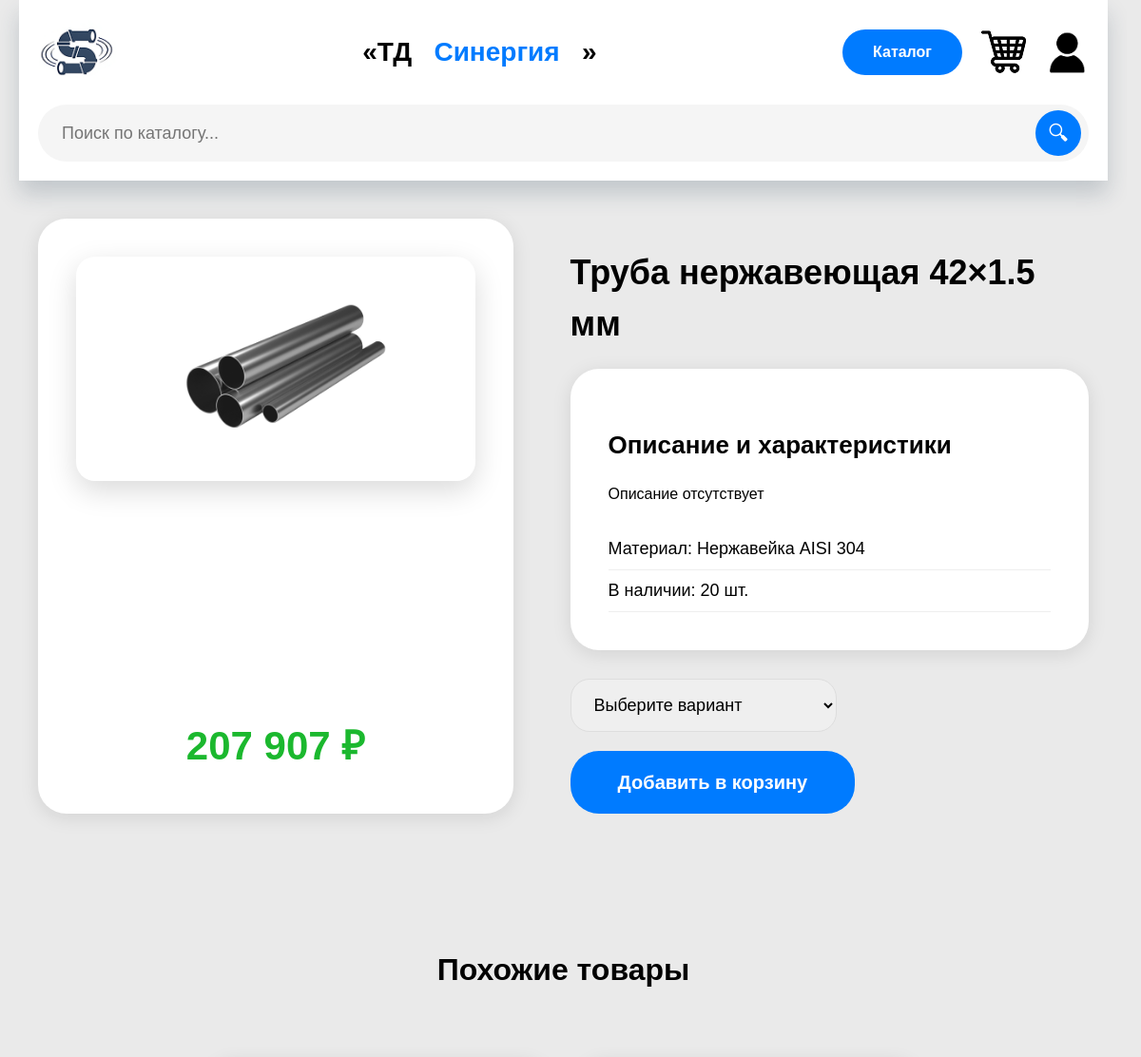
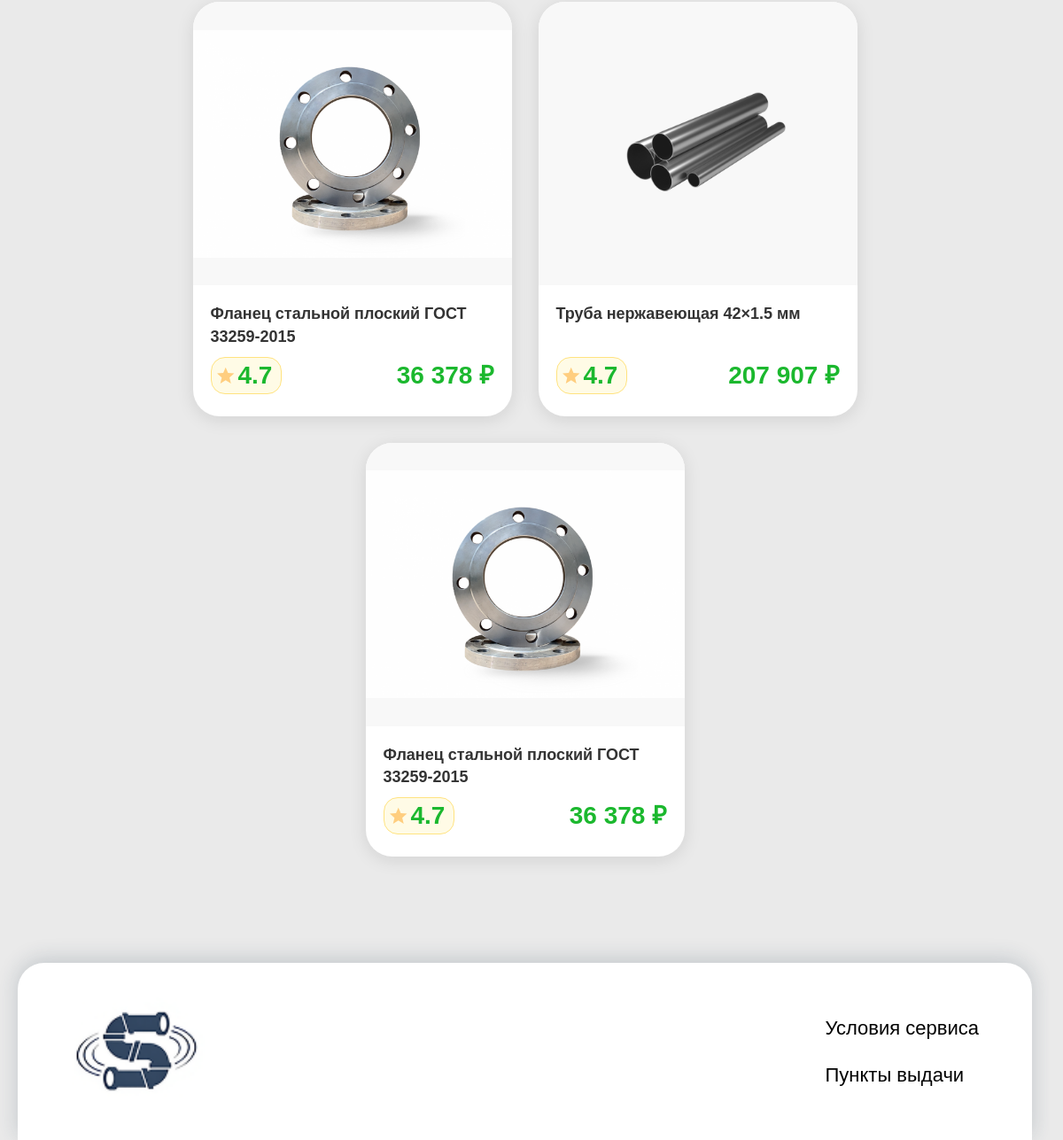
The page /pages/product.php?id=4 (signed in) on the database its author committed (2 pictures, top to bottom).
### tables this page shows
CREATE TABLE `products` (
  `id` int NOT NULL,
  `name` varchar(255) NOT NULL,
  `description` text,
  `price` decimal(12,2) NOT NULL,
  `image` varchar(255) DEFAULT NULL,
  `category_id` int DEFAULT NULL,
  `quantity` int DEFAULT '0',
  `du` varchar(50) DEFAULT NULL,
  `material` varchar(100) DEFAULT NULL,
  `created_at` datetime DEFAULT CURRENT_TIMESTAMP
);

### inc/functions.php (called while the page is built, shortened)
<?php
if (!function_exists('is_logged_in')) {
    function escape($string) {
        return htmlspecialchars($string, ENT_QUOTES, 'UTF-8');
    }
}
?>

### pages/product.php (the view, shortened to what this page needs)
<?php
require_once '../inc/functions.php';
$id = (int)($_GET['id'] ?? 0);
$stmt = $pdo->prepare("SELECT * FROM products WHERE id = ?");
$stmt->execute([$id]);
$product = $stmt->fetch();
$stmt = $pdo->query("SELECT id, name, price, image FROM products WHERE id != $id ORDER BY RAND() LIMIT 3");
$similar = $stmt->fetchAll();
?>
<!DOCTYPE html>
<html lang="ru">
<head>
    <link rel="stylesheet" href="../style/normalize.css">
    <link rel="stylesheet" href="../style/style.css">
</head>
<body>
    <div id="main_container">
        <?php include("../blocks/header.php"); ?>
        <section id="product_page">
            <div class="product_wrapper">
                <div class="product_gallery">
                    <img src="../uploads/<?= $product['image'] ?: 'no-photo.jpg' ?>" alt="<?= escape($product['name']) ?>">
                    <div class="product_price"><?= number_format($product['price'], 0, '', ' ') ?> ₽</div>
                </div>
                <div class="product_info">
                    <h1><?= escape($product['name']) ?></h1>
                    <div class="product_description">
                        <h2>Описание и характеристики</h2>
                        <p><?= nl2br(escape($product['description'] ?? 'Описание отсутствует')) ?></p>
                        <ul class="product_specs">
                            <?php if ($product['material']): ?>
                                <li>Материал: <?= escape($product['material']) ?></li>
                            <?php endif; ?>
                            <?php if ($product['quantity'] > 0): ?>
                                <li>В наличии: <?= $product['quantity'] ?> шт.</li>
                            <?php else: ?>
                                <li style="color:red;">Нет в наличии</li>
                            <?php endif; ?>
                        </ul>
                    </div>
                    <div class="product_buy">
                        <select class="size_select">
                            <option>Выберите вариант</option>
                        </select>
                        <form method="POST">
                            <button type="submit" name="add_to_cart" class="btn_add_to_cart">
                                Добавить в корзину
                            </button>
                        </form>
                    </div>
                </div>
            </div>
            <?php if (!empty($similar)): ?>
                <div id="main_product">
                    <h2 style="width:100%;text-align:center;margin:60px 0 40px;font-size:32px;">Похожие товары</h2>
                    <?php foreach ($similar as $p): ?>
                        <a href="product.php?id=<?= $p['id'] ?>" class="card_product">
                            <div class="product_first">
                                <img src="../uploads/<?= $p['image'] ?: 'no-photo.jpg' ?>" alt="<?= escape($p['name']) ?>">
                            </div>
                            <div class="product_second">
                                <p><?= escape($p['name']) ?></p>
                            </div>
                            <div class="product_last">
                                <div class="rating">
                                    <img src="../image/star.svg" alt="">
                                    <h1>4.7</h1>
                                </div>
                                <h1><?= number_format($p['price'], 0, '', ' ') ?> ₽</h1>
                            </div>
                        </a>
                    <?php endforeach; ?>
                </div>
            <?php endif; ?>
        </section>
        <?php include("../blocks/footer.php"); ?>
    </div>
</body>
</html>

### style/style.css (style rules this page uses)
:root { --max-width: 1480px; --color-main: #007BFF; --color-price: #1BB82E; --radius-big: 30px; --radius-small: 20px; }
*, *::before, *::after { box-sizing: border-box; }
body { margin: 0; font-family: Arial, sans-serif; background-color: #EAEAEA; min-width: 520px; }
#main_container { width: 100%; max-width: var(--max-width); margin: 0 auto; padding: 0 20px; }
#main_product { max-width: var(--max-width); margin: 80px auto 120px; display: flex; flex-wrap: wrap; gap: 30px; justify-content: center; padding: 0 20px; }
.card_product { width: 100%; max-width: 360px; background: white; border-radius: var(--radius-big); overflow: hidden; box-shadow: 0 4px 20px rgba(0,0,0,0.1); transition: transform 0.3s ease; text-decoration: none; justify-self: center; color: #000; display: flex; flex-direction: column; }
.product_first { position: relative; width: 100%; height: 320px; overflow: hidden; background: #f8f8f8; }
.product_first img { width: 100%; height: 100%; object-fit: contain; object-position: center; transition: transform 0.3s ease; }
.product_second { padding: 20px 20px 10px; font-weight: 600; font-size: 18px; line-height: 1.4; flex-grow: 1; color: #333; }
.product_last { padding: 0 20px 25px; display: flex; align-items: center; justify-content: space-between; margin-top: auto; }
.product_last .rating { display: flex; align-items: center; background: #FFFBE6; border: 1px solid #FFE380; border-radius: 16px; padding: 6px 10px 6px 6px; gap: 4px; font-weight: bold; }
.product_last .rating img { width: 20px; height: 20px; }
.product_last .rating h1 { margin: 0; font-size: 18px; color: #FFA800; line-height: 1; }
.product_last h1:last-child { font-size: 28px; font-weight: bold; color: var(--color-price); margin: 0; }
.card_product { position: relative; }
#product_page { max-width: var(--max-width); margin: 40px auto; padding: 0 20px; }
.product_wrapper { display: flex; gap: 60px; flex-wrap: wrap; margin-bottom: 80px; }
.product_gallery { flex: 1; min-width: 300px; background: white; border-radius: 30px; padding: 40px; text-align: center; box-shadow: 0 4px 20px rgba(0,0,0,0.1); display: flex; flex-direction: column; justify-content: center; align-items: center; overflow: hidden; }
.product_gallery img { max-width: 100%; max-height: 500px; width: auto; height: auto; object-fit: contain; object-position: center; border-radius: 20px; box-shadow: 0 10px 30px rgba(0,0,0,0.15); margin-bottom: 30px; transition: transform 0.3s ease; }
.product_price { font-size: 42px; font-weight: bold; color: var(--color-price); margin-top: auto; }
.product_info { flex: 1.3; min-width: 300px; }
.product_info h1 { font-size: 36px; margin-bottom: 20px; }
.product_description { background: white; border-radius: 30px; padding: 40px; box-shadow: 0 4px 20px rgba(0,0,0,0.1); margin-bottom: 30px; }
.product_description h2 { font-size: 26px; margin-bottom: 20px; }
.product_specs { list-style: none; padding: 0; }
.product_specs li { padding: 8px 0; border-bottom: 1px solid #eee; font-size: 18px; }
.product_buy { display: flex; gap: 20px; align-items: center; flex-wrap: wrap; }
.size_select { padding: 16px 20px; border: 1px solid #ddd; border-radius: 20px; font-size: 18px; min-width: 280px; }
.btn_add_to_cart { padding: 18px 50px; background: #007BFF; color: white; border: none; border-radius: 30px; font-size: 20px; font-weight: bold; cursor: pointer; }

### rows shown on the page
products: image (picture), price "207 907", name "Труба нержавеющая 42×1.5 мм", description "Описание отсутствует", material "Нержавейка AISI 304", quantity "20"
products: image (picture), name "Фланец стальной плоский ГОСТ 33259-2015", price "36 378"
products: image (picture), name "Труба нержавеющая 42×1.5 мм", price "207 907"
products: image (picture), name "Фланец стальной плоский ГОСТ 33259-2015", price "36 378"
